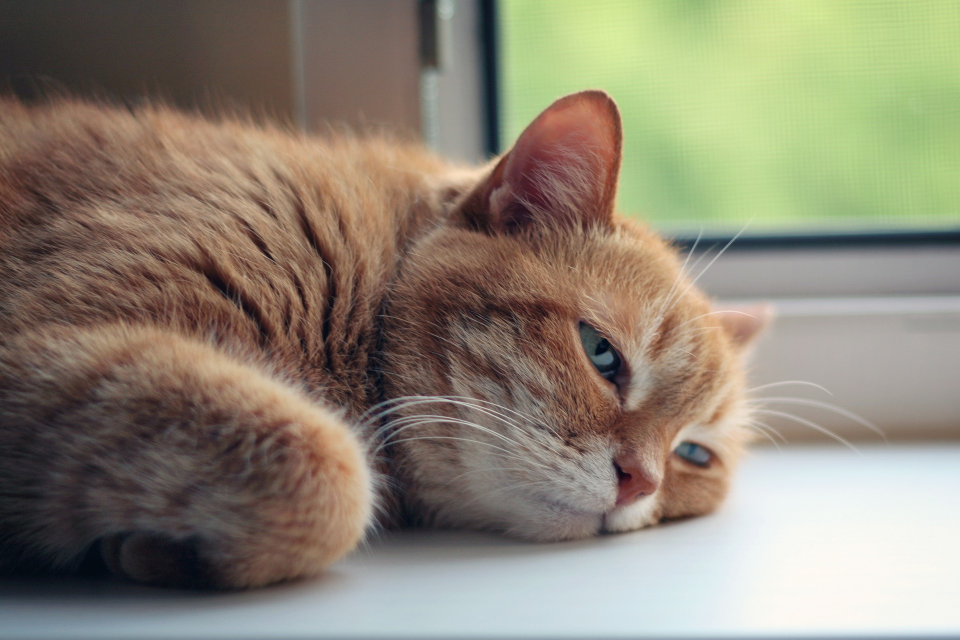
#> input picture week1/day2/cat.jpg, 1920 x 1279 px (shown at 1/2 size); its folder holds only this picture in this run
$ jupyter execute --allow-errors OpenCV.ipynb   (older library calls are emulated)
#> lines starting #> are read from the running program, lines starting #| are printed output that depends on the picture; after the words box and inside, x2 and y2 are one past the last pixel; in counts of white or black regions, pixels touching at a corner belong together
[cell 1]
import os
from glob import glob

import numpy as np
from PIL import Image
import cv2


import matplotlib.pyplot as plt

[cell 2]
data_path = glob('*.jpg')
data_path

[cell 3]
image_pil = Image.open(data_path[0])
#> image_pil is the input picture: PIL image 1920x1279 RGB; mean R, G, B 141.1, 133.2, 116.7
image = np.array(image_pil)
image.shape
#> Out = (1279, 1920, 3)

[cell 4]
image[0][0]
#> Out = [57, 48, 51]

[cell 5]
plt.imshow(image)

[cell 6]
image = cv2.imread(data_path[0])
image.shape
#> Out = (1279, 1920, 3)

[cell 7]
image[0][0]
#> Out = [51, 48, 57]

[cell 8]
type(image)

[cell 9]
plt.imshow(image)

### opcncv 는 RGB가 아닌 BGR로 사진을 열ㅇ어준다

[cell 10]
# BGR을 RGB로 바꿔주자
b, g, r = cv2.split(image)
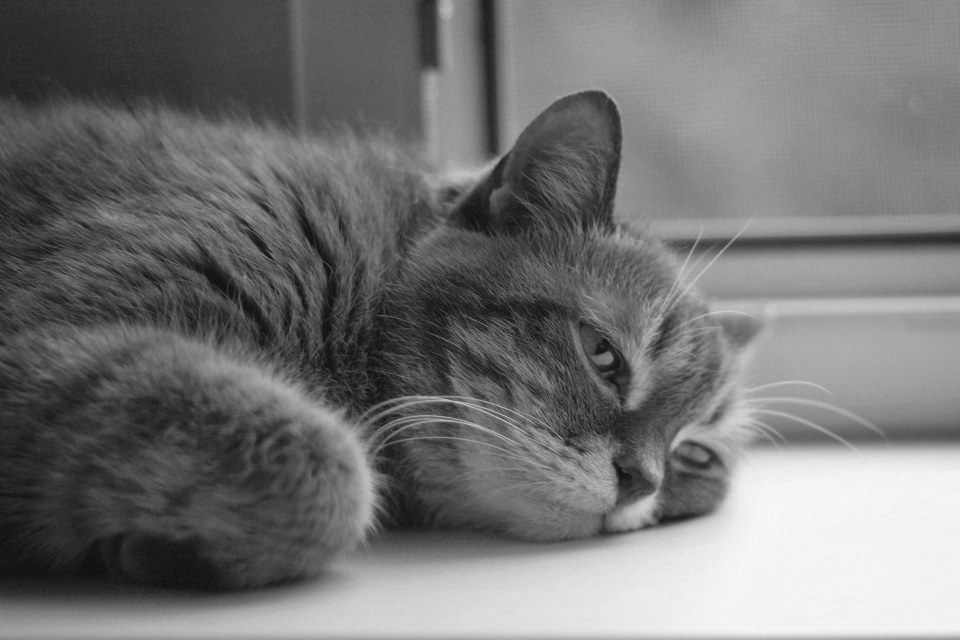
#> b: shape (1279, 1920) (shown at 1/2 size); min 1, max 251, mean 116.7
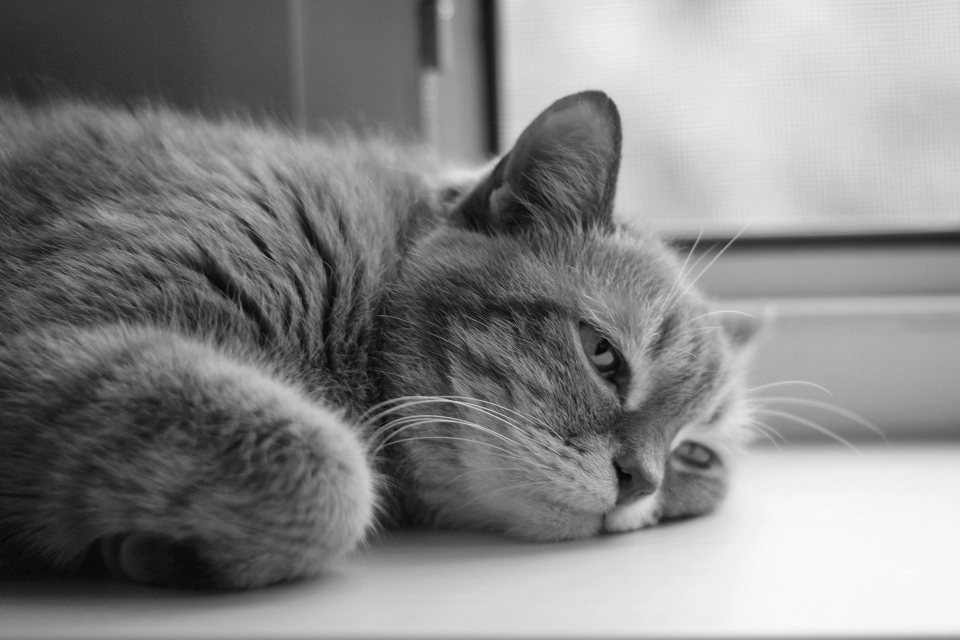
#> g: shape (1279, 1920) (shown at 1/2 size); min 0, max 252, mean 133.2
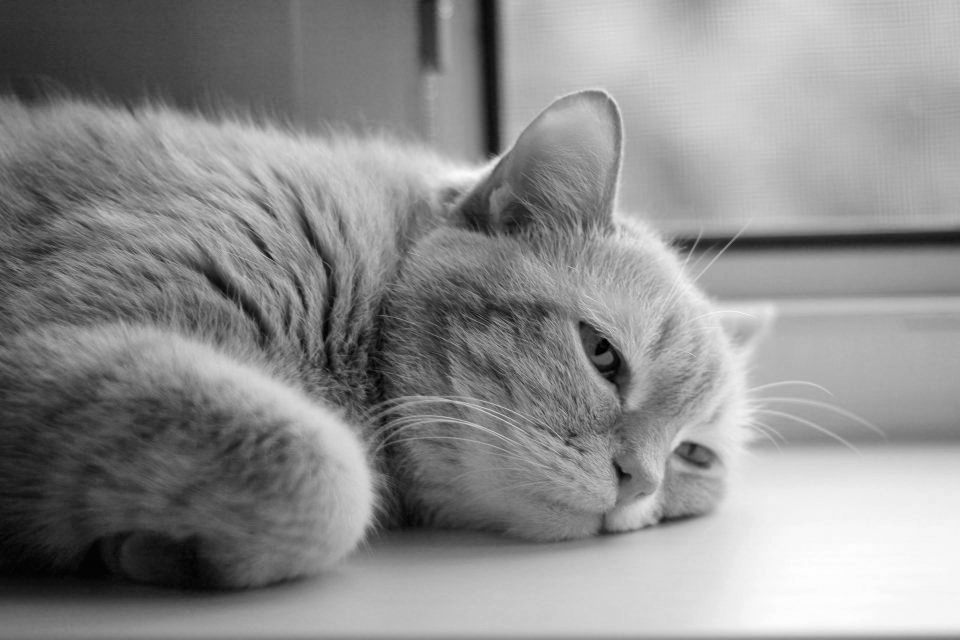
#> r: shape (1279, 1920) (shown at 1/2 size); min 0, max 255, mean 141.1
image = cv2.merge((r,g,b))

[cell 11]
plt.imshow(image)

# Resize

[cell 12]
image.shape
#> Out = (1279, 1920, 3)

[cell 13]
resized = cv2.resize(image, (256,128))
resized.shape
#> Out = (128, 256, 3)

[cell 14]
plt.imshow(resized)
plt.show()

# interpolation
- linear 가운데 값으로 맞춰줌
- nearest neighbour 가까운값으로 체워줌

[cell 15]
resized = cv2.resize(image, (256,128), cv2.INTER_CUBIC)
resized.shape
#> Out = (128, 256, 3)

[cell 16]
plt.imshow(resized)
plt.show()

# Morphological Transformations

### Erosion
가장 작은값으로 줄여줌 다이어트를 시켜준다는 느낌?

[cell 17]
image.shape
resized = cv2.resize(image, (256,128))
resized.shape

[cell 18]
plt.imshow(resized,'gray')
plt.show()

[cell 19]
kernel = np.ones((3,3), np.uint8)
erosion = cv2.erode(resized, kernel, iterations=1)
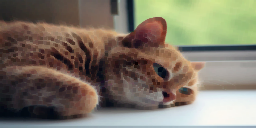
#> erosion: shape (128, 256, 3); mean R, G, B 126.3, 118.4, 103.4

[cell 20]
plt.imshow(erosion)

### Dilation

[cell 21]
kernel = np.ones((2,2), np.uint8)
dilation = cv2.dilate(resized, kernel, iterations=1)
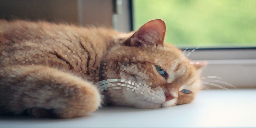
#> dilation: shape (128, 256, 3); mean R, G, B 149.1, 141.4, 123.9

[cell 22]
plt.imshow(resized,'gray')
plt.show()

# Image Grdient

- Sobel
- Laplacian

[cell 23]
laplcian = cv2.Laplacian(resized, cv2.CV_64F)
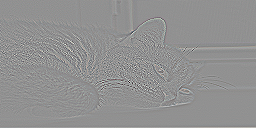
#> laplcian: shape (128, 256, 3) float64; mean R, G, B 0.2, 0.2, 0.2; drawn with min black and max white
SOBELX = cv2.Sobel(resized, cv2.CV_64F, 1, 0, ksize=5)
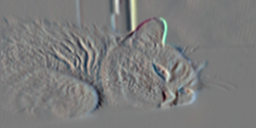
#> SOBELX: shape (128, 256, 3) float64; mean R, G, B 57.3, 67.6, 55.5; drawn with min black and max white
SOBELY = cv2.Sobel(resized, cv2.CV_64F, 0, 1, ksize=5)
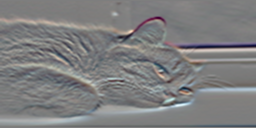
#> SOBELY: shape (128, 256, 3) float64; mean R, G, B 37, 45.6, 91.8; drawn with min black and max white

[cell 24]
plt.subplot(221)
plt.imshow(resized)

plt.subplot(222)
plt.imshow(laplcian)

plt.subplot(223)
plt.imshow(SOBELX)

plt.subplot(224)
plt.imshow(SOBELY)
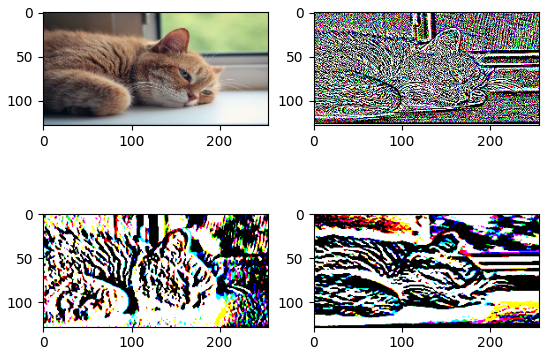
#> figure drawn by matplotlib, 4 panels

### Canny Edge

1. 가우시안 필터를 통해 Noise 제거
2. Sobel X 와 Sobel Y를 합침

#> (a cell that did not finish here is left out)

[cell 26]
plt.imshow(image,'gray')

[cell 27]
edges = cv2.Canny(image,100,200)
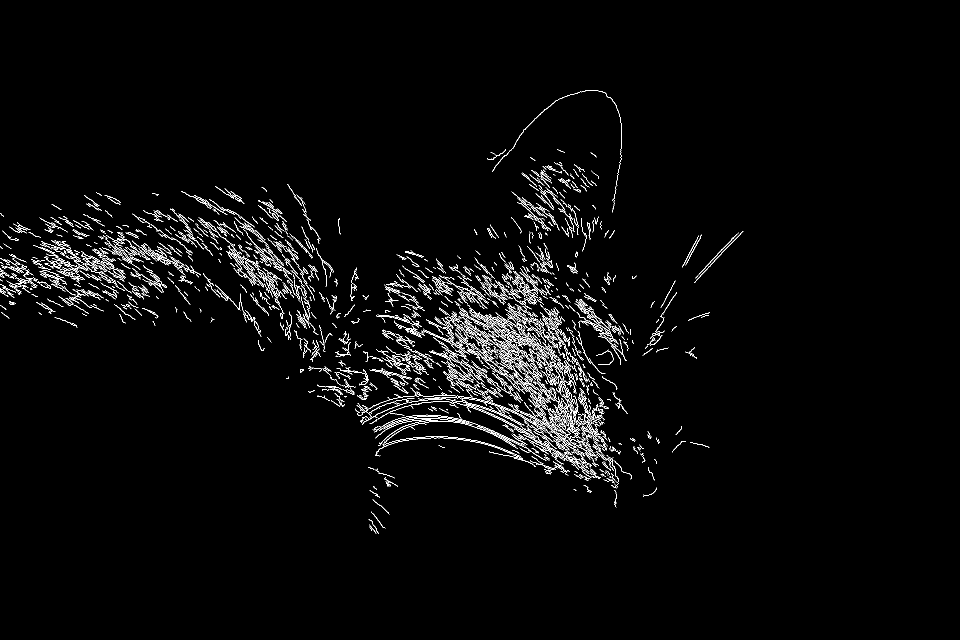
#> edges: shape (1279, 1920) (shown at 1/2 size); 2.4% white in thin lines or dots, all inside (x1, y1, x2, y2) = (0, 180, 1487, 1068)
plt.imshow(edges)
plt.show()

$ run again, on week1/day2/cat2.jpg
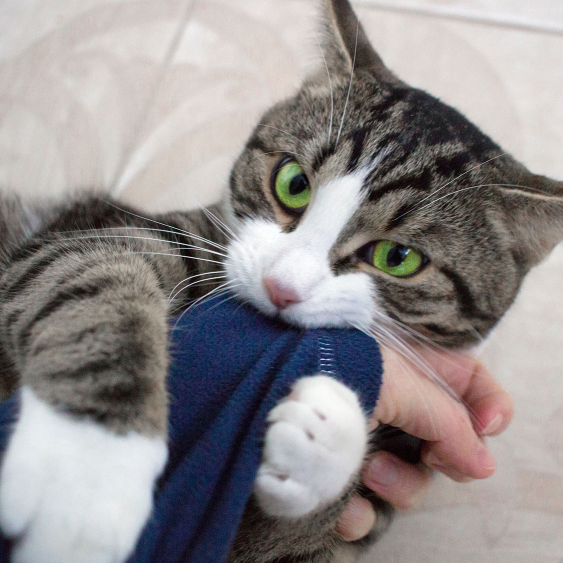
#> input picture week1/day2/cat2.jpg, 1125 x 1125 px (shown at 1/2 size)
#> image_pil is the input picture: PIL image 1125x1125 RGB; mean R, G, B 145.5, 140.8, 141.2
#> `image[0][0]`: Out = [201, 197, 196]
#> `image[0][0]`: Out = [196, 197, 201]
#> `[cell 24] plt.subplot(221) plt.imshow(resized)  plt.subplot(222) plt.i..`:
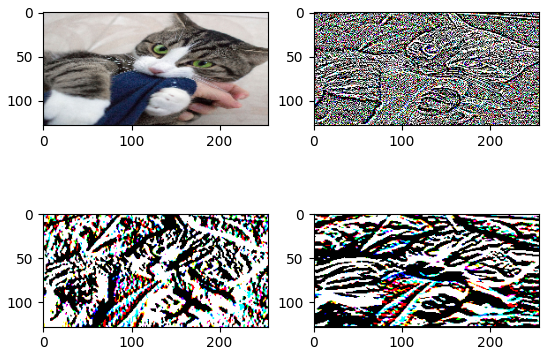
#> figure drawn by matplotlib, 4 panels
#> `edges = cv2.Canny(image,100,200)`:
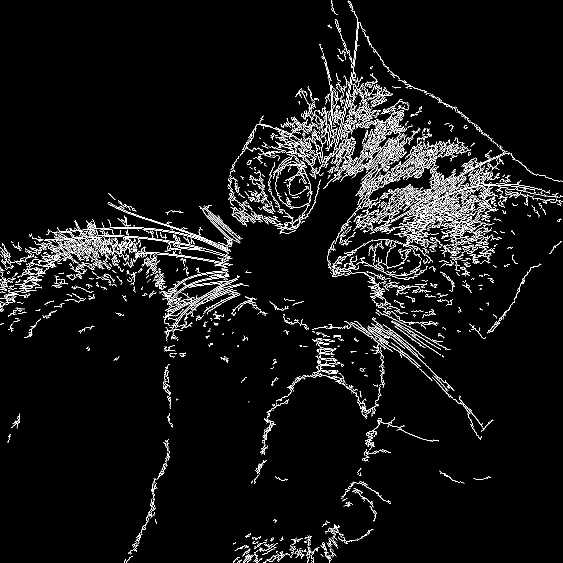
#> edges: shape (1125, 1125) (shown at 1/2 size); 4.9% white in thin lines or dots

$ run again, on week1/day2/cat4.jpg
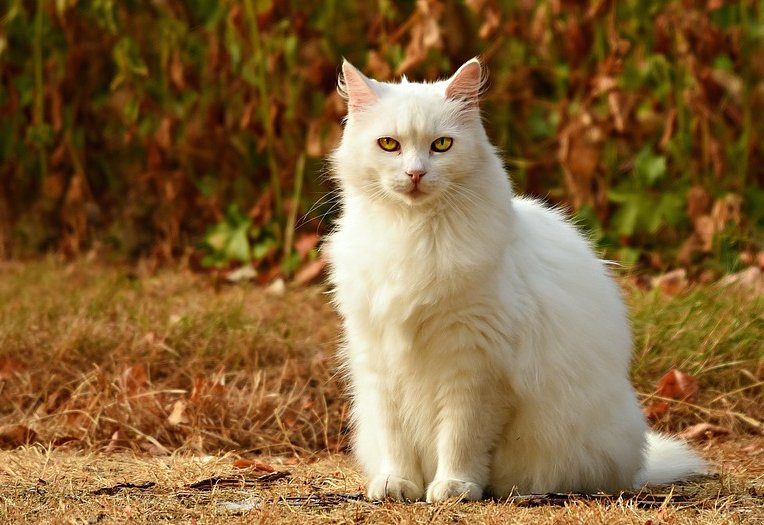
#> input picture week1/day2/cat4.jpg, 764 x 525 px
#> image_pil is the input picture: PIL image 764x525 RGB; mean R, G, B 132.1, 99.7, 56.7
#> `image[0][0]`: Out = [45, 31, 5]
#> `image[0][0]`: Out = [5, 31, 45]
#> `edges = cv2.Canny(image,100,200)`:
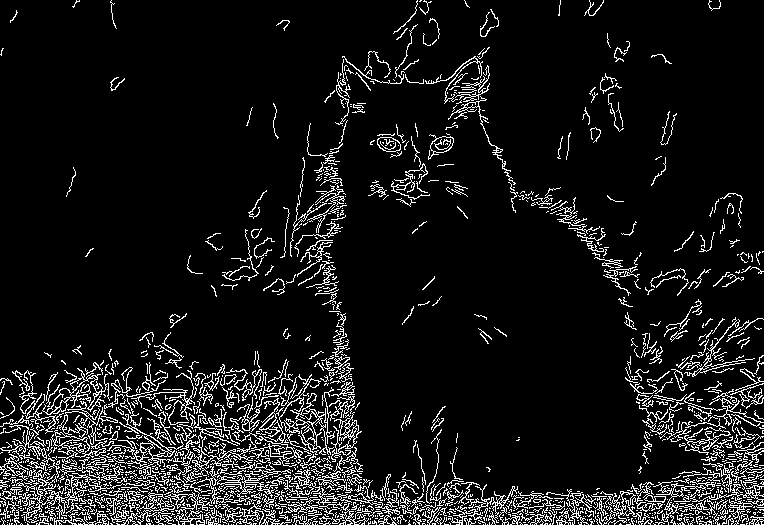
#> edges: shape (525, 764); 9.1% white in thin lines or dots
